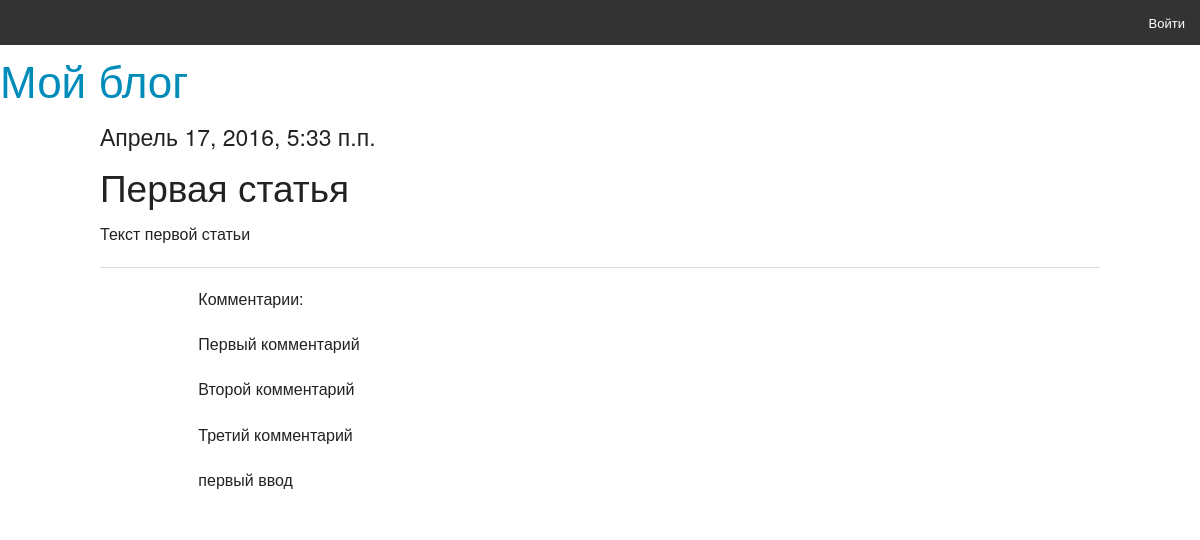
/basicview/articles/get/1/, run on an earlier commit of the app's database.
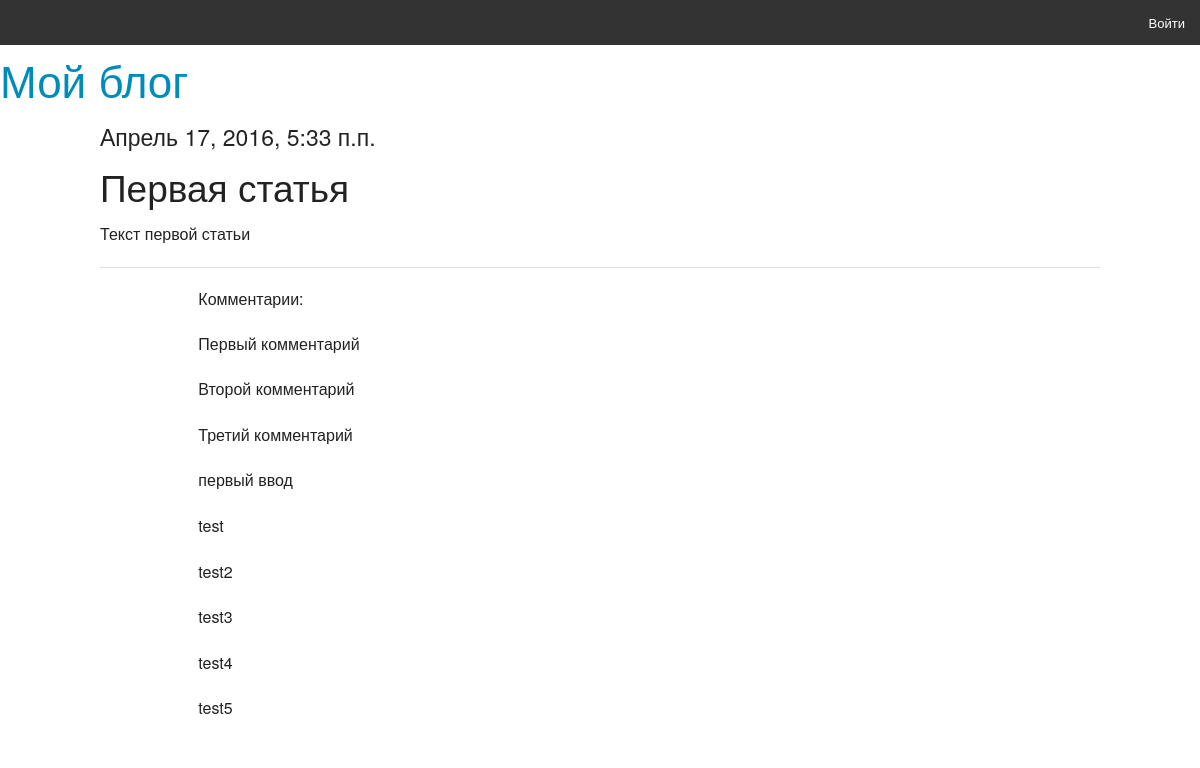
And on a later commit of the database.
### article/models.py (models this page shows)
class Article(models.Model):
    class Meta():
        db_table = 'article'
    article_title = models.CharField(max_length = 200)
    article_text = models.TextField()
    article_date = models.DateTimeField()
    article_likes = models.IntegerField(default=0)

class Comments(models.Model):
    class Meta():
        db_table = 'comments'
    comments_text = models.TextField(verbose_name="Текст комментария")
    comments_article = models.ForeignKey(Article)

### article/views.py (the view)
# urls.py: url(r'^articles/get/(?P<article_id>\d+)/$', 'article.views.article'),
def article(request, article_id=1):
   comment_form = CommentForm
   args = {}
   args.update(csrf(request))
   args['article'] = Article.objects.get(id=article_id)
   args['comments'] = Comments.objects.filter(comments_article_id=article_id)
   args['form'] = comment_form
   args['username'] = auth.get_user(request).username
   return render_to_response('article.html', args)

### article/templates/article.html (shortened to what this page needs)
{% extends 'main.html' %}
{% block article %}
<h4>{{ article.article_date }}</h4>
<h2>{{ article.article_title }}</h2>
<p>{{ article.article_text }}</p>
<hr>
<div class="large-offset-1 large-8 columns"
<p>Комментарии:</p>
{%  for comment in comments %}
    <p>{{ comment.comments_text }}</p>
{% endfor %}
</div>
{% endblock %}

### templates/main.html (shortened to what this page needs)
{% load staticfiles %}
<!DOCTYPE html>
<html lang="en">
<head>
    <link rel="stylesheet" type="text/css" href="{% static "static/css/foundation.css" %}">
</head>
<body>
<div class="top-bar">
    <section class="top-bar-section">
        <ul class="right">
            {% if username %}
                <li><a href="/auth/logout/">Выйти ({{ username }})</a></li>
            {% else %}
                <li><a href="/auth/login/">Войти</a></li>
            {% endif %}
        </ul>
    </section>
</div>
<h1><a href="/">Мой блог</a></h1>
<div class="row">
{% block article %}{% endblock %}
</div>
</body>
</html>

What changed in the data, as far as the page shows it:
added Comments: comments_text "test"
added Comments: comments_text "test2"
added Comments: comments_text "test3"
added Comments: comments_text "test4"
added Comments: comments_text "test5"
